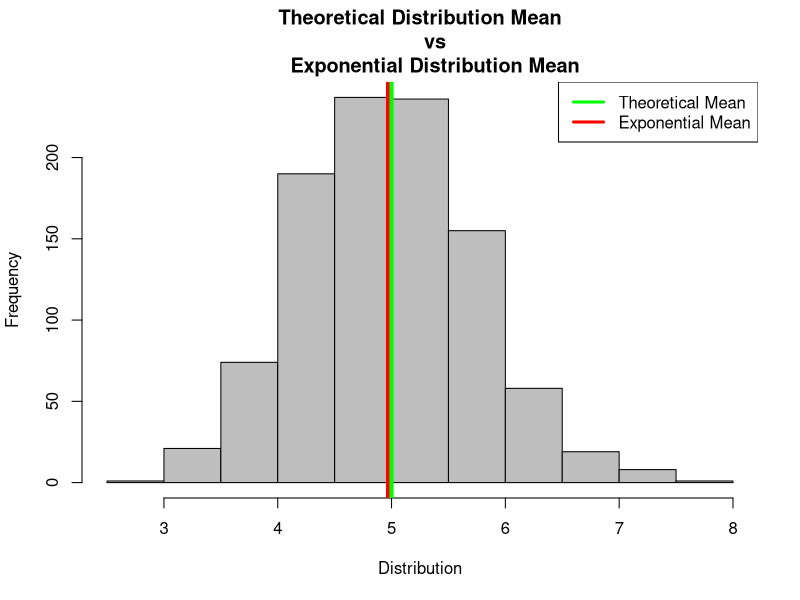
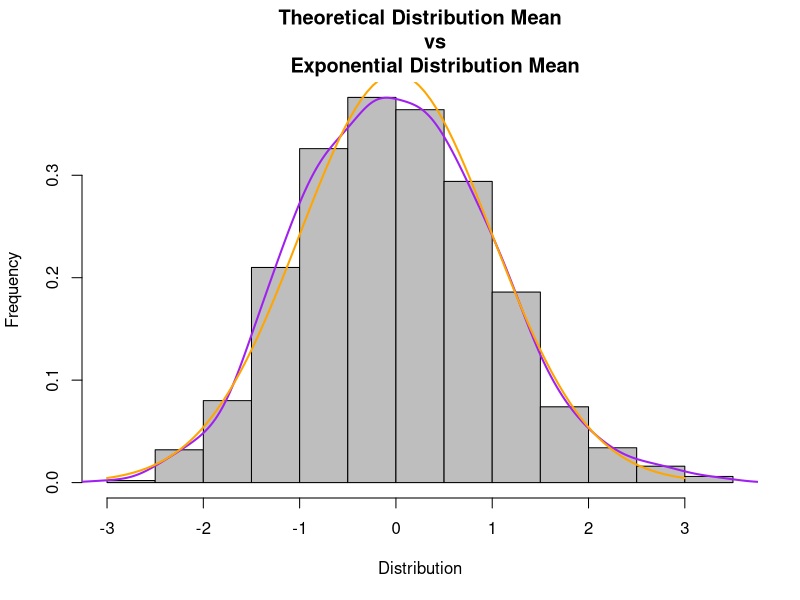

These charts were generated, in order, by the following R code:
library(ggplot2)

lambda = .2

sd_exp_dist <- 1/lambda
n = 40

exp_dist <- rep(NA, 1000)

for (i in 1:1000) {
        exp_dist [i] <- mean(rexp(n, lambda))
}

## Theoretical Distribution Mean
theo_mean <- 1 / lambda
theo_mean

## Exponential Distribution Mean 
exp_dist_mean <- mean(exp_dist)
exp_dist_mean



## Theoretical Distribution Variance
theo_var <- ((sd_exp_dist) ^ 2) / n 
theo_var

## Exponential Distribution Variance
exp_dist_var <- var(exp_dist)
exp_dist_var 

hist(exp_dist, main = "Theoretical Distribution Mean
     vs
     Exponential Distribution Mean",
     xlab = "Distribution", ylab = "Frequency", "col" = "grey")
abline(v = exp_dist_mean, col = "red", lwd = 4)
abline(v = theo_mean, col = "green", lwd = 4)
legend("topright", c("Theoretical Mean", "Exponential Mean"), 
       col = c("green", "red"), lwd = 3)

exp_dist_scale <- scale(exp_dist)
hist(exp_dist_scale, main = "Theoretical Distribution Mean
     vs
     Exponential Distribution Mean",
     xlab = "Distribution", ylab = "Frequency", "col" = "gray", prob = TRUE)
lines(density(exp_dist_scale), col = "purple", lwd = 2)
curve(dnorm(x, 0, 1), -3, 3, add = TRUE, col = "orange", lwd = 2)
